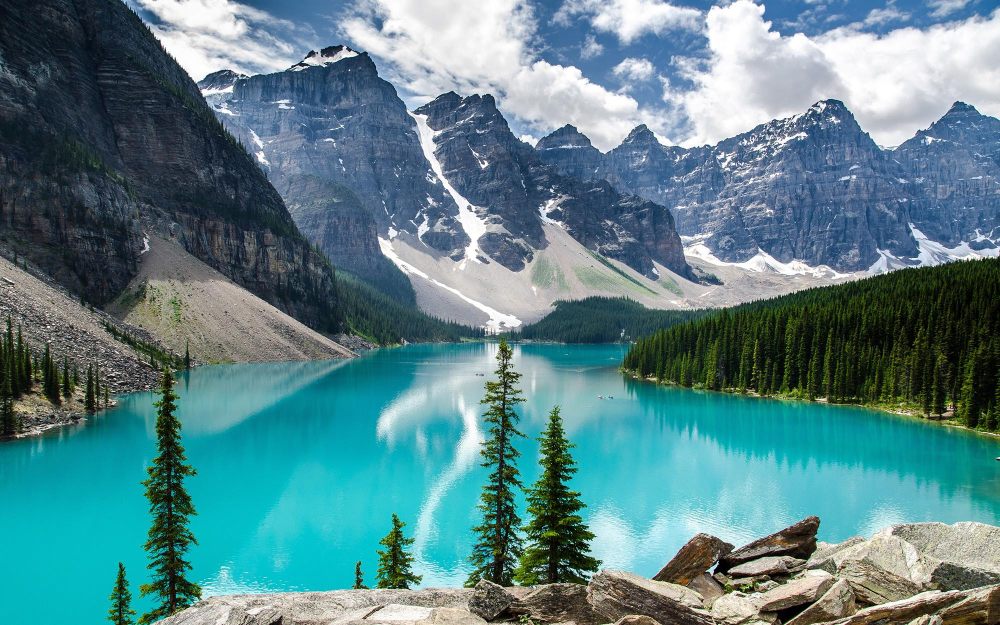
#> input picture examples/kanada 2.jpg, 2000 x 1250 px (shown at 1/2 size)
$ python -i image_util.py   (imports and definitions only)
#> lines starting #> are read from the running program, lines starting #| are printed output that depends on the picture
#
# This software is released under the @le License.

import io
import os
import re
import shutil
import tempfile
from typing import Union

try:
    from PIL import Image
except ImportError:
    raise Exception("You don't have PIL installed. Please install PIL or Pillow>=8.1.1")

import requests

from instagrapi.utils.video import MOVIEPY_2_FFMPEG_MESSAGE

# [1 line that did not run here, left out]


def calc_resize(max_size, curr_size, min_size=(0, 0)):
    """
    Calculate if resize is required based on the max size desired
    and the current size

    :param max_size: tuple of (width, height)
    :param curr_size: tuple of (width, height)
    :param min_size: tuple of (width, height)
    :return:
    """
    max_width, max_height = max_size or (0, 0)
    min_width, min_height = min_size or (0, 0)

    if (max_width and min_width > max_width) or (max_height and min_height > max_height):
        raise ValueError("Invalid min / max sizes.")

    orig_width, orig_height = curr_size
    if max_width and max_height and (orig_width > max_width or orig_height > max_height):
        resize_factor = min(1.0 * max_width / orig_width, 1.0 * max_height / orig_height)
        new_width = int(resize_factor * orig_width)
        new_height = int(resize_factor * orig_height)
        return new_width, new_height

    elif min_width and min_height and (orig_width < min_width or orig_height < min_height):
        resize_factor = max(1.0 * min_width / orig_width, 1.0 * min_height / orig_height)
        new_width = int(resize_factor * orig_width)
        new_height = int(resize_factor * orig_height)
        return new_width, new_height


def calc_crop(aspect_ratios, curr_size):
    """
    Calculate if cropping is required based on the desired aspect
    ratio and the current size.

    :param aspect_ratios: single float value or tuple of (min_ratio, max_ratio)
    :param curr_size: tuple of (width, height)
    :return:
    """
    try:
        if len(aspect_ratios) == 2:
            min_aspect_ratio = float(aspect_ratios[0])
            max_aspect_ratio = float(aspect_ratios[1])
        else:
            raise ValueError("Invalid aspect ratios")
    except TypeError:
        # not a min-max range
        min_aspect_ratio = float(aspect_ratios)
        max_aspect_ratio = float(aspect_ratios)

    curr_aspect_ratio = 1.0 * curr_size[0] / curr_size[1]
    if not min_aspect_ratio <= curr_aspect_ratio <= max_aspect_ratio:
        curr_width = curr_size[0]
        curr_height = curr_size[1]
        if curr_aspect_ratio > max_aspect_ratio:
            # media is too wide
            new_height = curr_height
            new_width = max_aspect_ratio * new_height
        else:
            # media is too tall
            new_width = curr_width
            new_height = new_width / min_aspect_ratio
        left = int((curr_width - new_width) / 2)
        top = int((curr_height - new_height) / 2)
        right = int((curr_width + new_width) / 2)
        bottom = int((curr_height + new_height) / 2)
        return left, top, right, bottom


def is_remote(media):
    """Detect if media specified is a url"""
    if re.match(r"^https?://", media):
        return True
    return False


def prepare_image(img, max_size=(1080, 1350), aspect_ratios=(4.0 / 5.0, 90.0 / 47.0), save_path=None, **kwargs):
    """
    Prepares an image file for posting.
    Defaults for size and aspect ratio from https://help.instagram.com/1469029763400082

    :param img: file path
    :param max_size: tuple of (max_width,  max_height)
    :param aspect_ratios: single float value or tuple of (min_ratio, max_ratio)
    :param save_path: optional output file path
    :param kwargs:
             - **min_size**: tuple of (min_width,  min_height)
    :return:
    """
#> called with img = '../examples/kanada 2.jpg', max_size = (1080, 1350), aspect_ratios = (0.8, 1.91)
    min_size = kwargs.pop("min_size", (320, 167))
    if is_remote(img):
        res = requests.get(img, timeout=5)
        im = Image.open(io.BytesIO(res.content))
    else:
        im = Image.open(img)
#> im is the input picture: PIL image 2000x1250 RGB; mean R, G, B 89.2, 131.6, 137.5

    if aspect_ratios:
        crop_box = calc_crop(aspect_ratios, im.size)
        if crop_box:
            im = im.crop(crop_box)

    new_size = calc_resize(max_size, im.size, min_size=min_size)
#> new_size = (1080, 675)
    if new_size:
        im = im.resize(new_size)
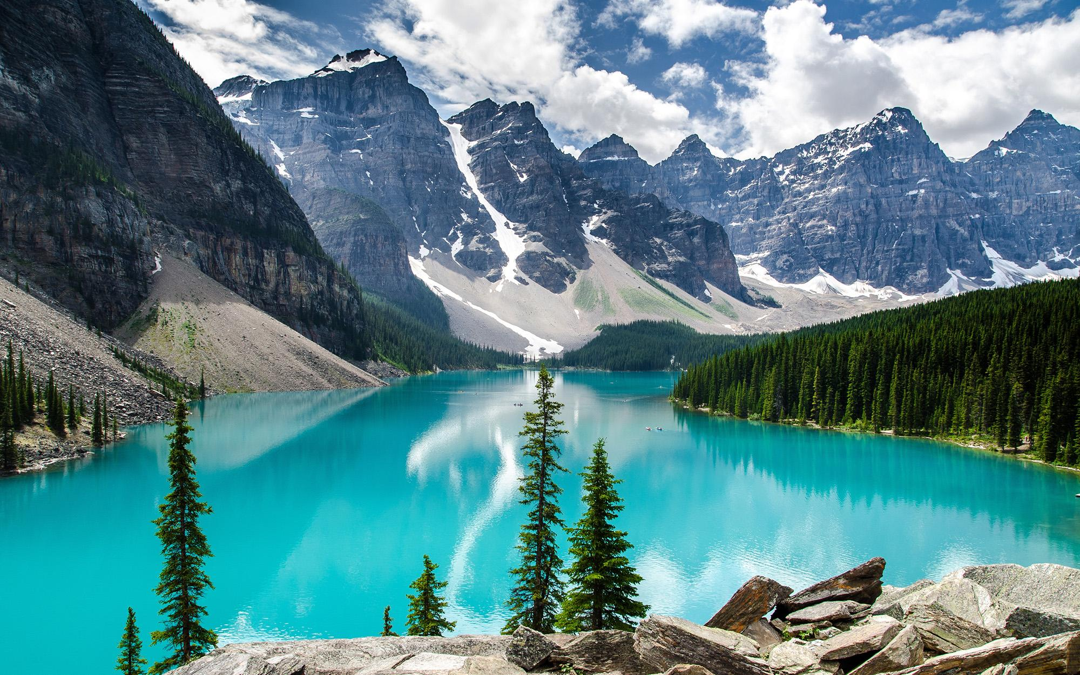
#> im: PIL image 1080x675 RGB; mean R, G, B 89.2, 131.6, 137.5

    if im.mode != "RGB":
        # Removes transparency (alpha)
        im = im.convert("RGBA")
        im2 = Image.new("RGB", im.size, (255, 255, 255))
        im2.paste(im, (0, 0), im)
        im = im2
    if save_path:
        im.save(save_path)

    b = io.BytesIO()
    im.save(b, "JPEG")
    return b.getvalue(), im.size


# [165 lines left out: functions prepare_story_image_fit, prepare_video, not called in this run]


# [50 lines not run here, left out]

>>> result = prepare_image('../examples/kanada 2.jpg')
